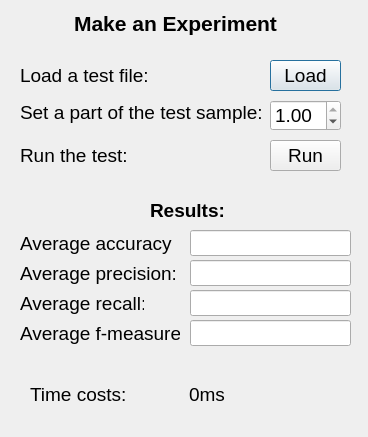
<?xml version="1.0" encoding="UTF-8"?>
<ui version="4.0">
 <class>MetricsDialog</class>
 <widget class="QDialog" name="MetricsDialog">
  <property name="geometry">
   <rect>
    <x>0</x>
    <y>0</y>
    <width>368</width>
    <height>437</height>
   </rect>
  </property>
  <property name="windowTitle">
   <string>Experiment</string>
  </property>
  <widget class="QLabel" name="label">
   <property name="geometry">
    <rect>
     <x>30</x>
     <y>10</y>
     <width>291</width>
     <height>26</height>
    </rect>
   </property>
   <property name="font">
    <font>
     <pointsize>16</pointsize>
     <bold>true</bold>
    </font>
   </property>
   <property name="text">
    <string>Make an Experiment</string>
   </property>
   <property name="alignment">
    <set>Qt::AlignCenter</set>
   </property>
  </widget>
  <widget class="QDoubleSpinBox" name="testFactor">
   <property name="geometry">
    <rect>
     <x>270</x>
     <y>100</y>
     <width>71</width>
     <height>31</height>
    </rect>
   </property>
   <property name="font">
    <font>
     <pointsize>14</pointsize>
    </font>
   </property>
   <property name="maximum">
    <double>1.000000000000000</double>
   </property>
   <property name="singleStep">
    <double>0.050000000000000</double>
   </property>
   <property name="value">
    <double>1.000000000000000</double>
   </property>
  </widget>
  <widget class="QLabel" name="label_6">
   <property name="geometry">
    <rect>
     <x>20</x>
     <y>100</y>
     <width>251</width>
     <height>24</height>
    </rect>
   </property>
   <property name="font">
    <font>
     <pointsize>14</pointsize>
    </font>
   </property>
   <property name="text">
    <string>Set a part of the test sample:</string>
   </property>
  </widget>
  <widget class="QLabel" name="label_7">
   <property name="geometry">
    <rect>
     <x>20</x>
     <y>60</y>
     <width>141</width>
     <height>31</height>
    </rect>
   </property>
   <property name="font">
    <font>
     <pointsize>14</pointsize>
    </font>
   </property>
   <property name="text">
    <string>Load a test file:</string>
   </property>
  </widget>
  <widget class="QPushButton" name="pushButton">
   <property name="geometry">
    <rect>
     <x>270</x>
     <y>60</y>
     <width>71</width>
     <height>31</height>
    </rect>
   </property>
   <property name="font">
    <font>
     <pointsize>14</pointsize>
    </font>
   </property>
   <property name="text">
    <string>Load</string>
   </property>
  </widget>
  <widget class="QPushButton" name="pushButton_2">
   <property name="geometry">
    <rect>
     <x>270</x>
     <y>140</y>
     <width>71</width>
     <height>31</height>
    </rect>
   </property>
   <property name="font">
    <font>
     <pointsize>14</pointsize>
    </font>
   </property>
   <property name="text">
    <string>Run</string>
   </property>
  </widget>
  <widget class="QLabel" name="label_8">
   <property name="geometry">
    <rect>
     <x>20</x>
     <y>140</y>
     <width>141</width>
     <height>31</height>
    </rect>
   </property>
   <property name="font">
    <font>
     <pointsize>14</pointsize>
    </font>
   </property>
   <property name="text">
    <string>Run the test:</string>
   </property>
  </widget>
  <widget class="QLabel" name="fMeasureLabel">
   <property name="geometry">
    <rect>
     <x>20</x>
     <y>320</y>
     <width>160</width>
     <height>26</height>
    </rect>
   </property>
   <property name="font">
    <font>
     <pointsize>14</pointsize>
    </font>
   </property>
   <property name="text">
    <string>Average f-measure:</string>
   </property>
  </widget>
  <widget class="QLineEdit" name="recall">
   <property name="geometry">
    <rect>
     <x>190</x>
     <y>290</y>
     <width>161</width>
     <height>26</height>
    </rect>
   </property>
   <property name="text">
    <string/>
   </property>
   <property name="alignment">
    <set>Qt::AlignCenter</set>
   </property>
   <property name="readOnly">
    <bool>true</bool>
   </property>
  </widget>
  <widget class="QLineEdit" name="fmeasure">
   <property name="geometry">
    <rect>
     <x>190</x>
     <y>320</y>
     <width>161</width>
     <height>26</height>
    </rect>
   </property>
   <property name="text">
    <string/>
   </property>
   <property name="alignment">
    <set>Qt::AlignCenter</set>
   </property>
   <property name="readOnly">
    <bool>true</bool>
   </property>
  </widget>
  <widget class="QLineEdit" name="precision">
   <property name="geometry">
    <rect>
     <x>190</x>
     <y>260</y>
     <width>161</width>
     <height>26</height>
    </rect>
   </property>
   <property name="text">
    <string/>
   </property>
   <property name="readOnly">
    <bool>true</bool>
   </property>
  </widget>
  <widget class="QLabel" name="label_3">
   <property name="geometry">
    <rect>
     <x>20</x>
     <y>260</y>
     <width>155</width>
     <height>26</height>
    </rect>
   </property>
   <property name="font">
    <font>
     <pointsize>14</pointsize>
    </font>
   </property>
   <property name="text">
    <string>Average precision:</string>
   </property>
  </widget>
  <widget class="QLineEdit" name="avgAccuracy">
   <property name="geometry">
    <rect>
     <x>190</x>
     <y>230</y>
     <width>161</width>
     <height>26</height>
    </rect>
   </property>
   <property name="maximumSize">
    <size>
     <width>16777207</width>
     <height>16777212</height>
    </size>
   </property>
   <property name="readOnly">
    <bool>true</bool>
   </property>
  </widget>
  <widget class="QLabel" name="label_4">
   <property name="geometry">
    <rect>
     <x>20</x>
     <y>290</y>
     <width>124</width>
     <height>26</height>
    </rect>
   </property>
   <property name="font">
    <font>
     <pointsize>14</pointsize>
    </font>
   </property>
   <property name="text">
    <string>Average recall:</string>
   </property>
  </widget>
  <widget class="QLabel" name="label_2">
   <property name="geometry">
    <rect>
     <x>20</x>
     <y>230</y>
     <width>152</width>
     <height>26</height>
    </rect>
   </property>
   <property name="font">
    <font>
     <pointsize>14</pointsize>
    </font>
   </property>
   <property name="text">
    <string>Average accuracy:</string>
   </property>
  </widget>
  <widget class="QLabel" name="label_9">
   <property name="geometry">
    <rect>
     <x>150</x>
     <y>200</y>
     <width>81</width>
     <height>21</height>
    </rect>
   </property>
   <property name="font">
    <font>
     <pointsize>14</pointsize>
     <bold>true</bold>
    </font>
   </property>
   <property name="text">
    <string>Results:</string>
   </property>
  </widget>
  <widget class="QWidget" name="">
   <property name="geometry">
    <rect>
     <x>30</x>
     <y>380</y>
     <width>311</width>
     <height>28</height>
    </rect>
   </property>
   <layout class="QHBoxLayout" name="horizontalLayout">
    <item>
     <widget class="QLabel" name="label_5">
      <property name="font">
       <font>
        <pointsize>14</pointsize>
       </font>
      </property>
      <property name="text">
       <string>Time costs:</string>
      </property>
     </widget>
    </item>
    <item>
     <widget class="QLabel" name="timeSpend">
      <property name="font">
       <font>
        <pointsize>14</pointsize>
       </font>
      </property>
      <property name="text">
       <string>0ms</string>
      </property>
     </widget>
    </item>
   </layout>
  </widget>
 </widget>
 <resources/>
 <connections/>
</ui>
